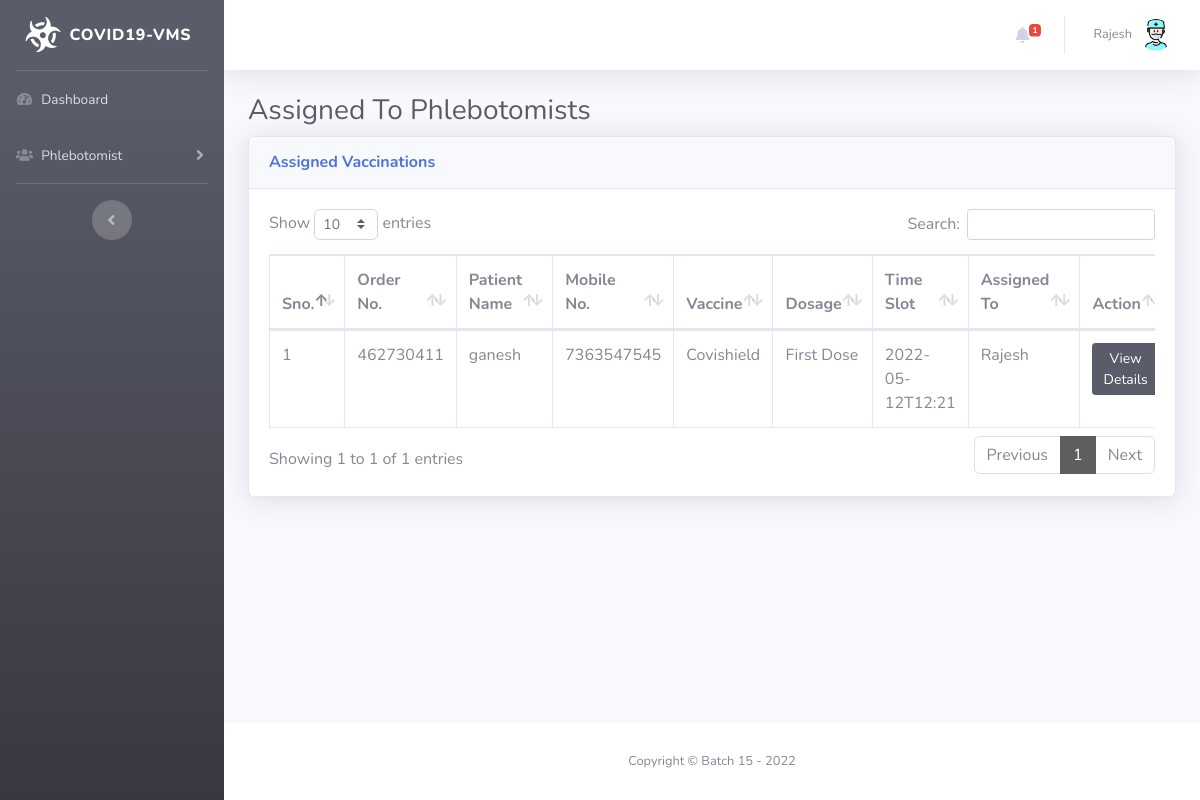
Page /phel-assigned-vaccine.php (signed in) on the committed database.
### tables this page shows
CREATE TABLE `tblphlebotomist` (
  `id` int(11) NOT NULL,
  `EmpID` varchar(100) DEFAULT NULL,
  `FullName` varchar(120) DEFAULT NULL,
  `MobileNumber` bigint(12) DEFAULT NULL,
  `RegDate` timestamp NULL DEFAULT current_timestamp(),
  `Password` varchar(300) DEFAULT NULL
);

CREATE TABLE `tblvacrecords` (
  `ID` int(11) NOT NULL,
  `OrderNumber` bigint(14) DEFAULT NULL,
  `PatientMobileNumber` bigint(14) DEFAULT NULL,
  `VaccineType` varchar(100) DEFAULT NULL,
  `Dosage` varchar(30) DEFAULT NULL,
  `VaccineTimeSlot` varchar(120) DEFAULT NULL,
  `ReportStatus` varchar(100) DEFAULT NULL,
  `FinalReport` varchar(150) DEFAULT NULL,
  `ReportUploadTime` varchar(200) DEFAULT NULL,
  `RegistrationDate` timestamp NULL DEFAULT current_timestamp(),
  `AssignedtoEmpId` varchar(150) DEFAULT NULL,
  `AssigntoName` varchar(180) DEFAULT NULL,
  `AssignedTime` varchar(100) DEFAULT NULL,
  `ActionBy` varchar(180) DEFAULT NULL
);

CREATE TABLE `vacpatients` (
  `ID` int(11) NOT NULL,
  `FullName` varchar(120) DEFAULT NULL,
  `MobileNumber` bigint(12) DEFAULT NULL,
  `DateOfBirth` date DEFAULT NULL,
  `GovtIssuedId` varchar(150) DEFAULT NULL,
  `GovtIssuedIdNo` varchar(150) DEFAULT NULL,
  `Age` int(30) DEFAULT NULL,
  `Gender` varchar(30) DEFAULT NULL,
  `FullAddress` varchar(255) DEFAULT NULL,
  `State` varchar(200) DEFAULT NULL,
  `RegistrationDate` timestamp NOT NULL DEFAULT current_timestamp()
);

### phel-assigned-vaccine.php (the view, shortened to what this page needs)
<?php session_start();
include_once('includes/config.php');
if (strlen($_SESSION['aid']==0)) {
  header('location:logout.php');
  } else{
?>
<!DOCTYPE html>
<html lang="en">
<head>
    <link href="vendor/fontawesome-free/css/all.min.css" rel="stylesheet" type="text/css">
    <link href="css/sb-admin-2.min.css" rel="stylesheet">
    <link href="vendor/datatables/dataTables.bootstrap4.min.css" rel="stylesheet">
</head>
<body id="page-top">
    <div id="wrapper">
  <?php include_once('includes/sidebar2.php');?>
        <div id="content-wrapper" class="d-flex flex-column">
            <div id="content">
<?php include_once('includes/topbar2.php');?>
                <div class="container-fluid">
                    <h1 class="h3 mb-2 text-gray-800">Assigned To Phlebotomists</h1>
                    <div class="card shadow mb-4">
                        <div class="card-header py-3">
                            <h6 class="m-0 font-weight-bold text-primary">Assigned Vaccinations</h6>
                        </div>
                        <div class="card-body">
                            <div class="table-responsive">
                                <form name="assignto" method="post">
                    <table class="table table-bordered" id="dataTable" width="100%" cellspacing="0">
                                    <thead>
                                        <tr>
                                            <th>Sno.</th>
                                            <th>Order No.</th>
                                            <th>Patient Name</th>
                                            <th>Mobile No.</th>
                                            <th>Vaccine</th>
					    <th>Dosage</th>
                                            <th>Time Slot</th>
                                            <th>Assigned To</th>
					    <th>Action</th>
                                        </tr>
                                    </thead>
                                    <tbody>
<?php $query=mysqli_query($con,"select tblvacrecords.OrderNumber,vacpatients.FullName,vacpatients.MobileNumber,tblvacrecords.VaccineType,tblvacrecords.Dosage,tblvacrecords.VaccineTimeSlot,tblvacrecords.AssigntoName,tblvacrecords.id as testid from tblvacrecords
join vacpatients on vacpatients.MobileNumber=tblvacrecords.PatientMobileNumber
where ReportStatus='Assigned'");
$cnt=1;
while($row=mysqli_fetch_array($query)){
?>
                                        <tr>
                                            <td><?php echo $cnt;?></td>
                                            <td><?php echo $row['OrderNumber'];?></td>
                                            <td><?php echo $row['FullName'];?></td>
                                            <td><?php echo $row['MobileNumber'];?></td>
                                            <td><?php echo $row['VaccineType'];?></td>
					    <td><?php echo $row['Dosage'];?></td>
                                            <td><?php echo $row['VaccineTimeSlot'];?></td>
                                             <td><?php echo $row['AssigntoName'];?></td>
                                            <td>
                                <a href="vaccine-details2.php?tid=<?php echo $row['testid'];?>&&oid=<?php echo $row['OrderNumber'];?>" class="btn btn-dark btn-sm">View Details</a>
                            </td>
                                        </tr>
<?php $cnt++;} ?>
                                    </tbody>
                                </table>
                                     </form>
                            </div>
                        </div>
                    </div>
                </div>
            </div>
    <?php include_once('includes/footer.php');?>
        </div>
    </div>
</body>
</html>
<?php } ?>

### includes/topbar2.php (shortened to what this page needs)
      <nav class="navbar navbar-expand navbar-light bg-white topbar mb-4 static-top shadow">
            <?php if($_SESSION['aid']):?>
                    <ul class="navbar-nav ml-auto">
<?php $query=mysqli_query($con,"select * from tblvacrecords where ReportStatus='Assigned'");
$count=mysqli_num_rows($query);
?>
                        <li class="nav-item dropdown no-arrow mx-1">
                            <a class="nav-link dropdown-toggle" href="#" id="alertsDropdown" role="button"
                                data-toggle="dropdown" aria-haspopup="true" aria-expanded="false">
                                <i class="fas fa-bell fa-fw"></i>
                                <span class="badge badge-danger badge-counter"><?php echo $count;?></span>
                            </a>
                        </li>
                        <li class="nav-item dropdown no-arrow">
                            <a class="nav-link dropdown-toggle" href="#" id="userDropdown" role="button"
                                data-toggle="dropdown" aria-haspopup="true" aria-expanded="false">
                <?php
$adid=$_SESSION['aid'];
$ret1=mysqli_query($con,"select FullName from tblphlebotomist where id='$adid'");
while($row1=mysqli_fetch_array($ret1)){
?>
                                <span class="mr-2 d-none d-lg-inline text-gray-600 small"><?php  echo $row1['FullName'];?></span>
                           <?php } ?>
                                <img class="img-profile rounded-circle"
                                    src="img/doctor.png">
                            </a>
                        </li>
                    </ul>
                <?php endif;?>
                </nav>

### rows in the picture
tblphlebotomist: FullName "Rajesh"
tblvacrecords: OrderNumber "462730411", vacpatients.FullName "ganesh", vacpatients.MobileNumber "7363547545", VaccineType "Covishield", Dosage "First Dose", VaccineTimeSlot "2022-05-12T12:21", AssigntoName "Rajesh"

### other values in the picture
$count "1"
